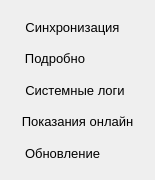
       <widget class="QWidget" name="layoutWidget12">
        <property name="geometry">
         <rect>
          <x>0</x>
          <y>10</y>
          <width>155</width>
          <height>180</height>
         </rect>
        </property>
        <layout class="QVBoxLayout" name="verticalLayout">
         <property name="spacing">
          <number>0</number>
         </property>
         <item>
          <widget class="QPushButton" name="pushButton_USBSync">
           <property name="sizePolicy">
            <sizepolicy hsizetype="Fixed" vsizetype="Expanding">
             <horstretch>0</horstretch>
             <verstretch>0</verstretch>
            </sizepolicy>
           </property>
           <property name="maximumSize">
            <size>
             <width>150</width>
             <height>180</height>
            </size>
           </property>
           <property name="font">
            <font>
             <pointsize>10</pointsize>
            </font>
           </property>
           <property name="styleSheet">
            <string notr="true">QPushButton
{
border-color: rgb(225, 225, 225);
padding-right: 10px;
}

QPushButton:focus	
{
	color: rgb(106, 178, 255);
 }</string>
           </property>
           <property name="text">
            <string>Синхронизация</string>
           </property>
           <property name="icon">
            <iconset resource="resource.qrc">
             <normaloff>:/icons/res/synchro.png</normaloff>:/icons/res/synchro.png</iconset>
           </property>
           <property name="iconSize">
            <size>
             <width>30</width>
             <height>30</height>
            </size>
           </property>
           <property name="checkable">
            <bool>false</bool>
           </property>
           <property name="flat">
            <bool>true</bool>
           </property>
          </widget>
         </item>
         <item>
          <widget class="QPushButton" name="pushButton_USBInDetail">
           <property name="sizePolicy">
            <sizepolicy hsizetype="Fixed" vsizetype="Expanding">
             <horstretch>0</horstretch>
             <verstretch>0</verstretch>
            </sizepolicy>
           </property>
           <property name="maximumSize">
            <size>
             <width>150</width>
             <height>180</height>
            </size>
           </property>
           <property name="font">
            <font>
             <pointsize>10</pointsize>
            </font>
           </property>
           <property name="layoutDirection">
            <enum>Qt::LeftToRight</enum>
           </property>
           <property name="autoFillBackground">
            <bool>false</bool>
           </property>
           <property name="styleSheet">
            <string notr="true">QPushButton
{
border-color: rgb(225, 225, 225);
padding-right: 45px
}

QPushButton:focus	
{
	color: rgb(106, 178, 255);
 }</string>
           </property>
           <property name="text">
            <string>Подробно</string>
           </property>
           <property name="icon">
            <iconset resource="resource.qrc">
             <normaloff>:/icons/res/moreinfo.jpg</normaloff>:/icons/res/moreinfo.jpg</iconset>
           </property>
           <property name="iconSize">
            <size>
             <width>30</width>
             <height>30</height>
            </size>
           </property>
           <property name="flat">
            <bool>true</bool>
           </property>
          </widget>
         </item>
         <item>
          <widget class="QPushButton" name="pushButton_USBDeviceLogs">
           <property name="sizePolicy">
            <sizepolicy hsizetype="Fixed" vsizetype="Expanding">
             <horstretch>0</horstretch>
             <verstretch>0</verstretch>
            </sizepolicy>
           </property>
           <property name="maximumSize">
            <size>
             <width>150</width>
             <height>180</height>
            </size>
           </property>
           <property name="font">
            <font>
             <pointsize>10</pointsize>
            </font>
           </property>
           <property name="styleSheet">
            <string notr="true">QPushButton
{
border-color: rgb(225, 225, 225);
padding-right: 5px
}

QPushButton:focus	
{
	color: rgb(106, 178, 255);
 }</string>
           </property>
           <property name="text">
            <string>Системные логи</string>
           </property>
           <property name="icon">
            <iconset resource="resource.qrc">
             <normaloff>:/icons/res/logs.png</normaloff>:/icons/res/logs.png</iconset>
           </property>
           <property name="iconSize">
            <size>
             <width>30</width>
             <height>30</height>
            </size>
           </property>
           <property name="flat">
            <bool>true</bool>
           </property>
          </widget>
         </item>
         <item>
          <widget class="QPushButton" name="pushButton_USBDataOnline">
           <property name="sizePolicy">
            <sizepolicy hsizetype="Fixed" vsizetype="Expanding">
             <horstretch>0</horstretch>
             <verstretch>0</verstretch>
            </sizepolicy>
           </property>
           <property name="maximumSize">
            <size>
             <width>150</width>
             <height>180</height>
            </size>
           </property>
           <property name="font">
            <font>
             <pointsize>10</pointsize>
            </font>
           </property>
           <property name="styleSheet">
            <string notr="true">QPushButton
{
border-color: rgb(225, 225, 225);
}

QPushButton:focus	
{
	color: rgb(106, 178, 255);
 }</string>
           </property>
           <property name="text">
            <string>Показания онлайн</string>
           </property>
           <property name="icon">
            <iconset resource="resource.qrc">
             <normaloff>:/icons/res/chartsLines.png</normaloff>:/icons/res/chartsLines.png</iconset>
           </property>
           <property name="iconSize">
            <size>
             <width>35</width>
             <height>35</height>
            </size>
           </property>
           <property name="flat">
            <bool>true</bool>
           </property>
          </widget>
         </item>
         <item>
          <widget class="QPushButton" name="pushButton_USBFirmwareUpdate">
           <property name="sizePolicy">
            <sizepolicy hsizetype="Fixed" vsizetype="Expanding">
             <horstretch>0</horstretch>
             <verstretch>0</verstretch>
            </sizepolicy>
           </property>
           <property name="maximumSize">
            <size>
             <width>150</width>
             <height>180</height>
            </size>
           </property>
           <property name="font">
            <font>
             <pointsize>10</pointsize>
            </font>
           </property>
           <property name="styleSheet">
            <string notr="true">QPushButton
{
border-color: rgb(225, 225, 225);
padding-right: 30px
}

QPushButton:focus	
{
	color: rgb(106, 178, 255);
 }</string>
           </property>
           <property name="text">
            <string>Обновление</string>
           </property>
           <property name="icon">
            <iconset resource="resource.qrc">
             <normaloff>:/icons/res/img_369356.png</normaloff>:/icons/res/img_369356.png</iconset>
           </property>
           <property name="iconSize">
            <size>
             <width>30</width>
             <height>30</height>
            </size>
           </property>
           <property name="flat">
            <bool>true</bool>
           </property>
          </widget>
         </item>
        </layout>
       </widget>
